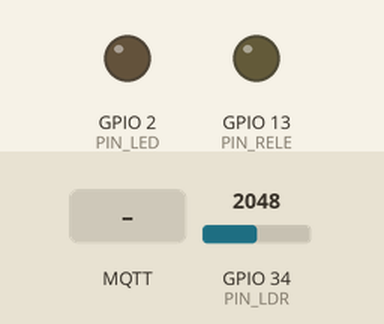
Recording of a sketch running on a simulated ESP32. Parts: output pins drawn as LEDs (lit = HIGH). The test bench sets the inputs (shaded band); at power-on: GPIO 34 (PIN_LDR) = 2048. WiFi joins after 1.5 s; servers stay silent unless stated; no MQTT or app messages arrive unless stated; what the sketch prints to the serial monitor is not drawn.

Above: at 2.7 s.
2.8 s: GPIO 34 (PIN_LDR) set to 546
4.5 s: GPIO 34 (PIN_LDR) set to 451
At 6.5 s:
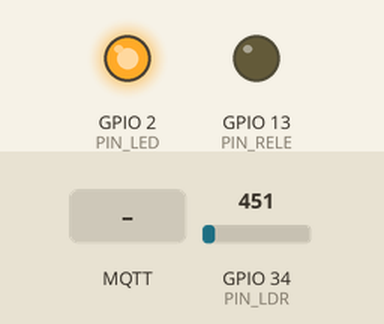
12.6 s: MQTT message "LIGAR" arrives on the first subscribed topic
At 13.8 s:
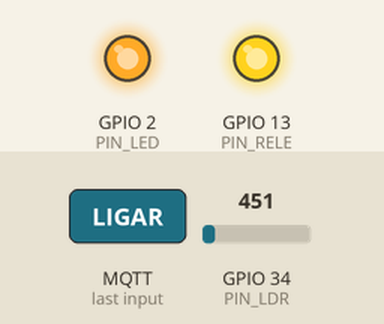
19.5 s: MQTT message "DESLIGAR" arrives on the first subscribed topic
At 20.4 s:
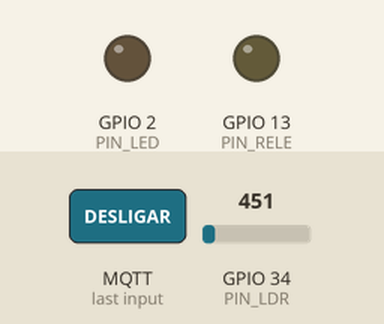
21.0 s: GPIO 34 (PIN_LDR) set to 540
At 21.6 s:
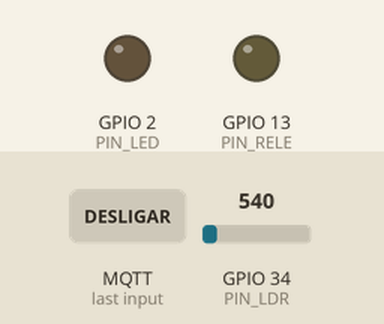
22.5 s: GPIO 34 (PIN_LDR) set to 491
At 25.0 s:
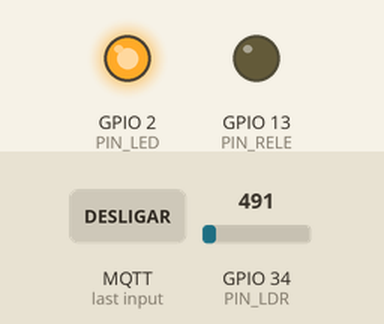
Timing chart, 0 to 31.5 s (numbered marks = the images above; inputs shaded):
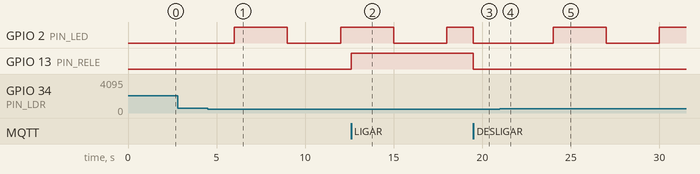

The sketch:

sketch.ino
```cpp
/*
 * Sistema de Detecção de Lâmpadas Queimadas em Iluminação Pública
 * Plataforma: ESP32
 * Sensores: LDR (luminosidade)
 * Atuador: Relé + LED (simulação da lâmpada)
 * Comunicação: MQTT via Wi-Fi (broker.hivemq.com)
 *
 * Tópicos MQTT:
 *   iluminacao/luminosidade  → publica leitura do LDR (0-4095)
 *   iluminacao/status        → publica "NORMAL" ou "FALHA_DETECTADA"
 *   iluminacao/rele          → publica estado do relé "LIGADO"/"DESLIGADO"
 *   iluminacao/comando       → assina comandos remotos "LIGAR" / "DESLIGAR"
 */

#include <WiFi.h>
#include <PubSubClient.h>

// ── Configurações de rede ─────────────────────────────────────────────────────
const char* SSID     = "Wokwi-GUEST";
const char* PASSWORD = "";

// ── Broker MQTT ───────────────────────────────────────────────────────────────
const char* MQTT_BROKER = "broker.hivemq.com";
const int   MQTT_PORT   = 1883;
const char* CLIENT_ID   = "esp32_iluminacao_pub";

// ── Tópicos ───────────────────────────────────────────────────────────────────
const char* TOPIC_LUZ     = "iluminacao/luminosidade";
const char* TOPIC_STATUS  = "iluminacao/status";
const char* TOPIC_RELE    = "iluminacao/rele";
const char* TOPIC_COMANDO = "iluminacao/comando";

// ── Pinos ─────────────────────────────────────────────────────────────────────
const int PIN_LDR  = 34;   // ADC – sensor de luminosidade
const int PIN_RELE = 13;   // saída digital – relé (e LED)
const int PIN_LED  = 2;    // LED onboard (feedback visual)

// ── Limiar de falha ───────────────────────────────────────────────────────────
// Abaixo deste valor (0-4095) considera-se lâmpada apagada/queimada
const int LIMIAR_FALHA = 500;

// ── Intervalo de publicação (ms) ──────────────────────────────────────────────
const unsigned long INTERVALO_PUB = 3000;

// ── Objetos globais ───────────────────────────────────────────────────────────
WiFiClient   wifiClient;
PubSubClient mqtt(wifiClient);

bool         releAtivo      = false;
unsigned long ultimaPub     = 0;

void callbackMQTT(char* topic, byte* payload, unsigned int length) {
  String msg = "";
  for (unsigned int i = 0; i < length; i++) {
    msg += (char)payload[i];
  }
  msg.trim();

  Serial.printf("[MQTT] Recebido em '%s': %s\n", topic, msg.c_str());

  if (String(topic) == TOPIC_COMANDO) {
    if (msg == "LIGAR") {
      releAtivo = true;
      digitalWrite(PIN_RELE, HIGH);
      digitalWrite(PIN_LED,  HIGH);
      mqtt.publish(TOPIC_RELE, "LIGADO");
      Serial.println("[RELE] Ligado por comando remoto.");
    } else if (msg == "DESLIGAR") {
      releAtivo = false;
      digitalWrite(PIN_RELE, LOW);
      digitalWrite(PIN_LED,  LOW);
      mqtt.publish(TOPIC_RELE, "DESLIGADO");
      Serial.println("[RELE] Desligado por comando remoto.");
    }
  }
}

void conectarWiFi() {
  Serial.printf("\n[WiFi] Conectando a %s", SSID);
  WiFi.begin(SSID, PASSWORD);
  while (WiFi.status() != WL_CONNECTED) {
    delay(500);
    Serial.print(".");
  }
  Serial.printf("\n[WiFi] Conectado. IP: %s\n", WiFi.localIP().toString().c_str());
}

void conectarMQTT() {
  while (!mqtt.connected()) {
    Serial.printf("[MQTT] Conectando ao broker %s...\n", MQTT_BROKER);
    if (mqtt.connect(CLIENT_ID)) {
      Serial.println("[MQTT] Conectado!");
      mqtt.subscribe(TOPIC_COMANDO);
      Serial.printf("[MQTT] Inscrito em: %s\n", TOPIC_COMANDO);
    } else {
      Serial.printf("[MQTT] Falha (rc=%d). Tentando em 3s...\n", mqtt.state());
      delay(3000);
    }
  }
}

void setup() {
  Serial.begin(115200);

  pinMode(PIN_RELE, OUTPUT);
  pinMode(PIN_LED,  OUTPUT);
  digitalWrite(PIN_RELE, LOW);
  digitalWrite(PIN_LED,  LOW);

  conectarWiFi();

  mqtt.setServer(MQTT_BROKER, MQTT_PORT);
  mqtt.setCallback(callbackMQTT);
  conectarMQTT();
}

void loop() {
  // Mantém conexão MQTT ativa
  if (!mqtt.connected()) {
    conectarMQTT();
  }
  mqtt.loop();

  unsigned long agora = millis();
  if (agora - ultimaPub >= INTERVALO_PUB) {
    ultimaPub = agora;

    // Leitura do LDR
    int leitura = analogRead(PIN_LDR);
    Serial.printf("[LDR] Leitura: %d\n", leitura);

    // Publica valor de luminosidade
    char bufLuz[16];
    snprintf(bufLuz, sizeof(bufLuz), "%d", leitura);
    mqtt.publish(TOPIC_LUZ, bufLuz);

    // Avalia status da lâmpada
    const char* status;
    if (leitura < LIMIAR_FALHA) {
      status = "FALHA_DETECTADA";
      // Acende LED interno como alerta
      digitalWrite(PIN_LED, !digitalRead(PIN_LED));
    } else {
      status = "NORMAL";
    }

    mqtt.publish(TOPIC_STATUS, status);
    Serial.printf("[MQTT] Publicado → %s: %s | %s: %s\n",
                  TOPIC_LUZ, bufLuz, TOPIC_STATUS, status);
  }
}
```

Measured:
- the behaviour switches between 500 and 499 on GPIO 34 (PIN_LDR) (found by bisection; images 0 and 1)
- after the input at 2.8 s, every drawn part: stays the same
- after the input at 4.5 s, GPIO 2 (PIN_LED): LOW → HIGH after 1.5 s, → LOW 3.0 s later, → HIGH 3.0 s later
- after the input at 12.6 s, GPIO 13 (PIN_RELE): LOW → HIGH at once
- after the input at 19.5 s, GPIO 2 (PIN_LED), GPIO 13 (PIN_RELE): HIGH → LOW at once
- after the input at 21.0 s, GPIO 2 (PIN_LED): stays LOW (without the input it goes to HIGH after 0.00 s)
- after the input at 22.5 s, GPIO 2 (PIN_LED): LOW → HIGH after 1.5 s, → LOW 3.0 s later, → HIGH 3.0 s later
